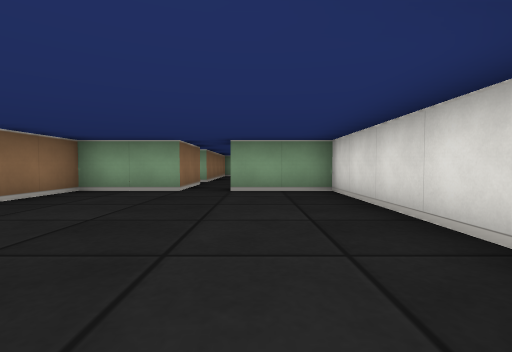
[1] (above)

24 first-person views from a walk through a cub3D ray-caster map. The camera is about half as high as the walls, tilts 2° down and sees 85° across. The floor is counted in squares. Each view is taken from the middle of a square. On the plan, view 1 faces up. The plan holds only what a view shows up to about 9 squares ahead; the rest is blank.

[2]
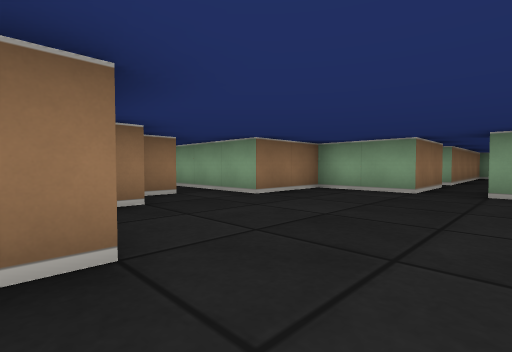

[3]
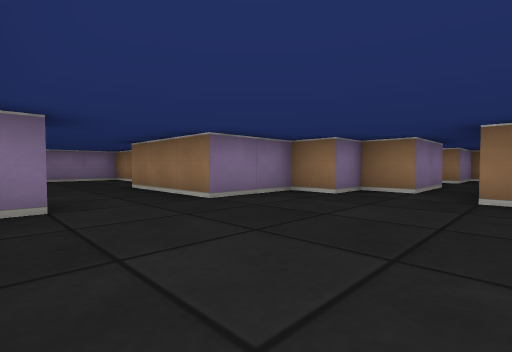

[4]
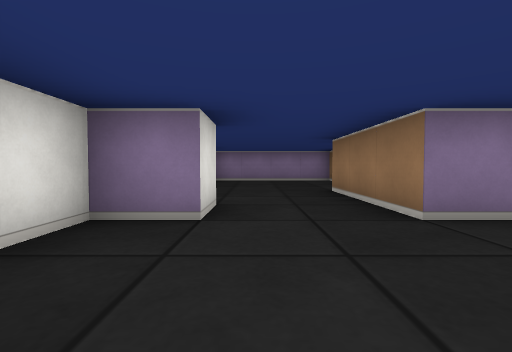

[5]
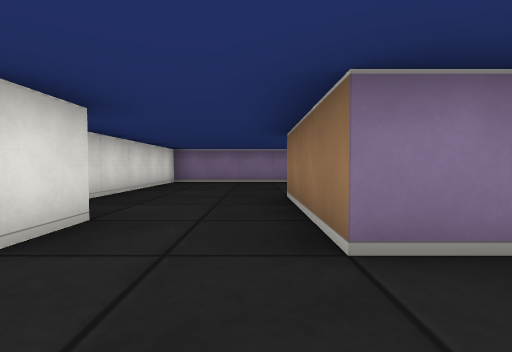

[6]
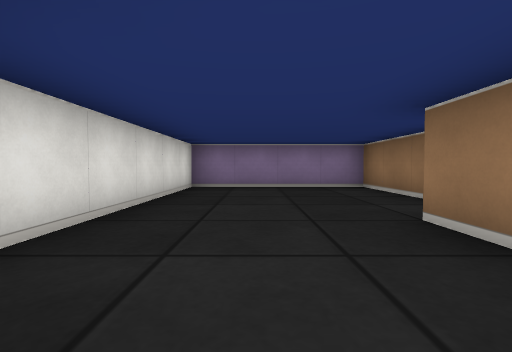

[7]
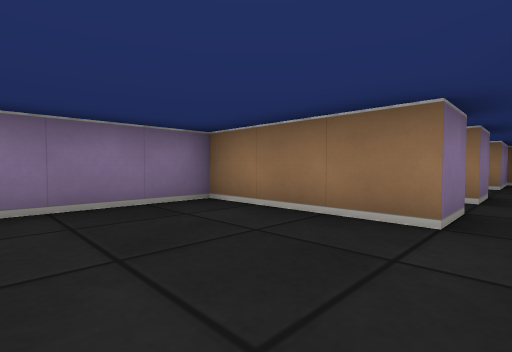

[8]
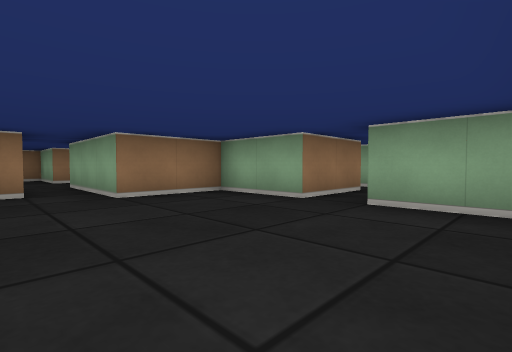

[9]
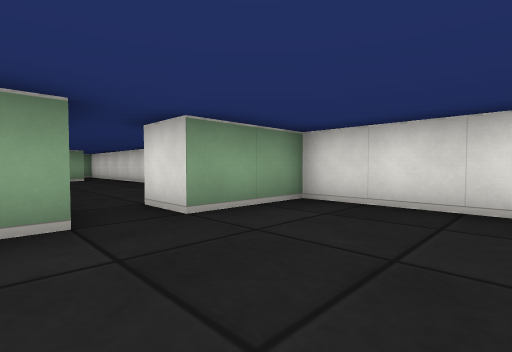

[10]
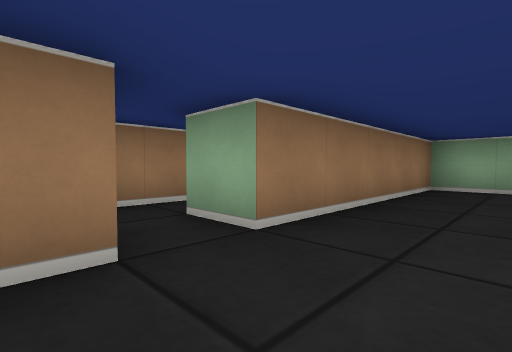

[11]
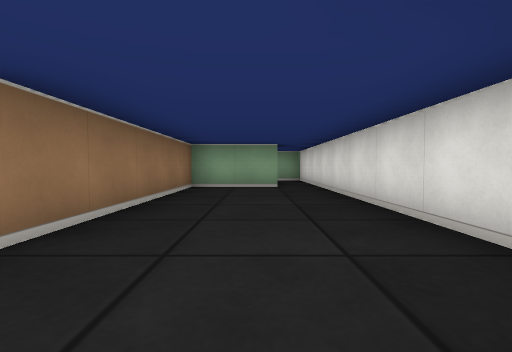

[12]
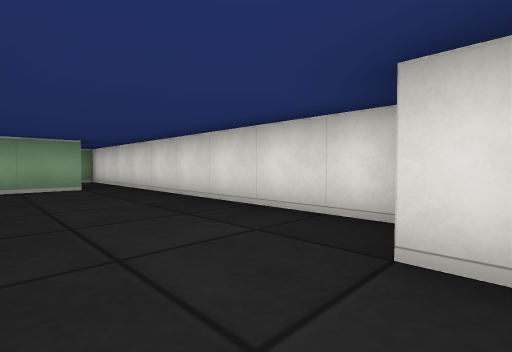

[13]
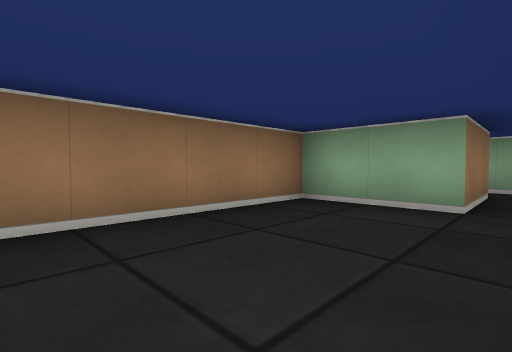

[14]
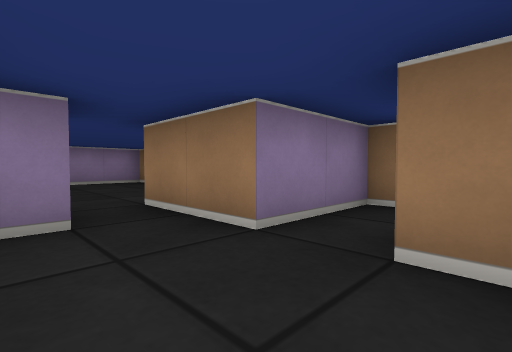

[15]
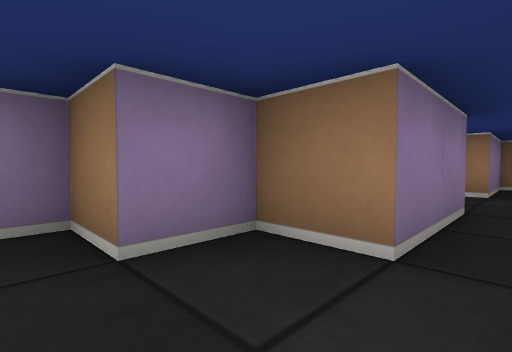

[16]
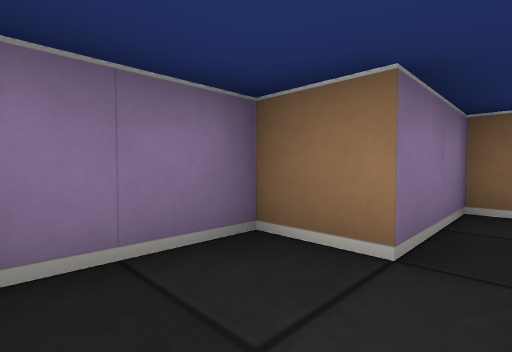

[17]
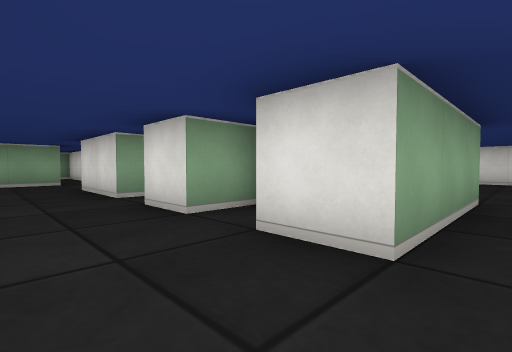

[18]
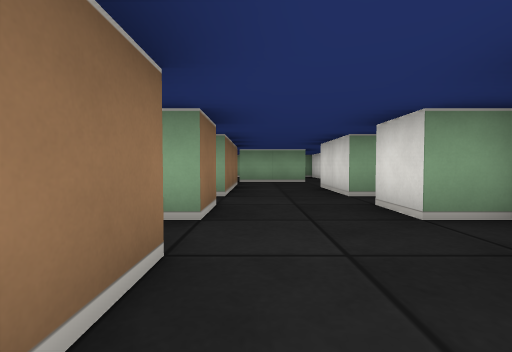

[19]
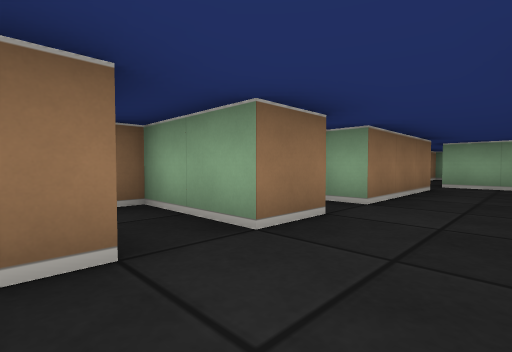

[20]
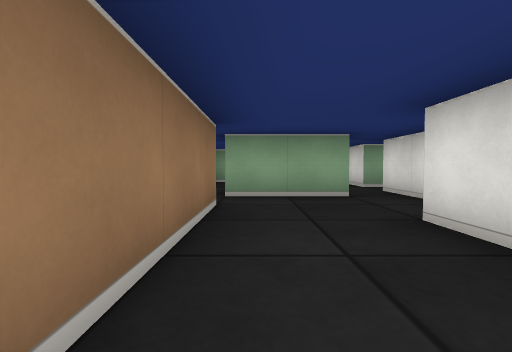

[21]
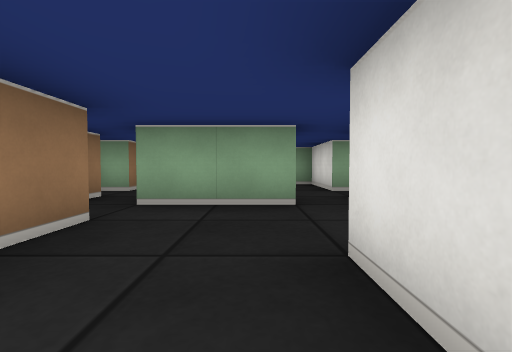

[22]
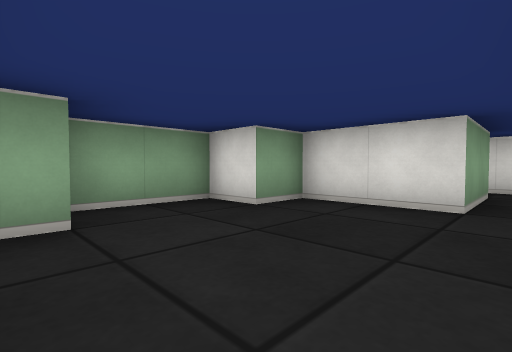

[23]
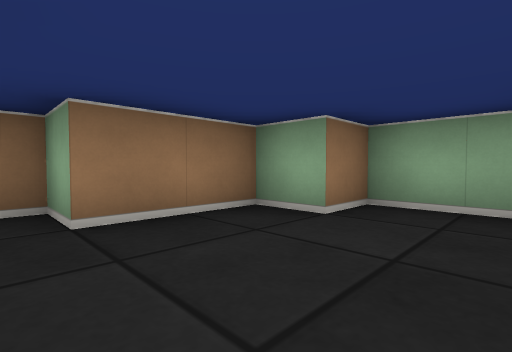

[24]
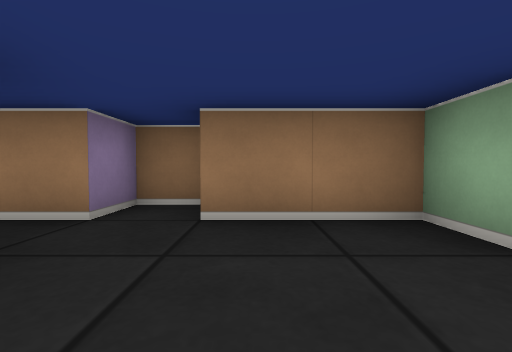

### Floor plan
Points are (right, up) in squares from view 1. A wall is a line through its corners. A room is listed if a view was taken in it or the views show most of it. See-through windows are left out.
Room 1 (views 1, 2, 3, 4, 5, 6, 8, 9, 15)
walls: (-1.5, 5.5) (-3.5, 5.5) (-3.5, 3.5) (-6.5, 3.5); (0.5, -0.5) (0.5, 0.5) (1.5, 0.5) (1.5, 5.5) (-0.5, 5.5); (-6.6, 2.5) (-4.5, 2.5) (-4.5, 1.5) (-3.5, 1.5) (-3.5, 0.5) (-1.5, 0.5) (-1.5, -0.5)
ways out: opening at (-0.5, -1) to room 2; opening at (-1, 6) to room 3; opening at (-6, 3) to room 4
Room 2 (view 7)
walls: (-3.6, -3.5) (-2.5, -3.5) (-2.5, -6.5) (1.5, -6.5) (1.5, -1.6); (-1.5, -0.5) (-1.5, -2.5)
ways out: opening at (-0.5, -1) to room 1; opening at (-3, -3)
Room 3 (views 10, 11, 12, 13, 14)
walls: (1.5, 7.8) (1.5, 15.5); (0.5, 7) (0.5, 7.5); (-2.5, 7.5) (-1.5, 7.5) (-1.5, 5.5); (-0.5, 5.5) (-0.5, 6.5) (0, 6.5); (0.5, 15.5) (0.5, 13.5) (-1.5, 13.5) (-1.5, 8.5) (-2.5, 8.5)
ways out: opening at (-1, 6) to room 1; opening at (-2, 8); opening at (1, 14.5)
Room 4 (views 16, 17, 18)
walls: (-8.5, 3.5) (-10.2, 3.5); (-10.5, 3.2) (-10.5, 2.5) (-8.5, 2.5) (-8.5, 1.5) (-7, 1.5)
ways out: opening at (-6, 3) to room 1; opening at (-7.5, 4) to room 5
Room 5 (view 19)
walls: (-8.5, 4.6) (-8.5, 3.5); (-8.5, 6.5) (-8.5, 5.5) (-10.5, 5.5) (-10.5, 5.1); (-6.5, 3.5) (-6.5, 4.5); (-5.5, 5.5) (-6.5, 5.5) (-6.5, 6.5)
ways out: opening at (-7.5, 4) to room 4; opening at (-7.5, 6) to room 6
Room 6 (views 20, 21)
walls: (-6, 7.5) (-6.5, 7.5) (-6.5, 9.5); (-8.5, 10.5) (-8.5, 7.5) (-9.1, 7.5); (-6.4, 11.5) (-8.5, 11.5)
ways out: opening at (-7.5, 6) to room 5; opening at (-9, 12) to room 7; opening at (-6, 12) to room 7
Room 7 (views 22, 23, 24)
walls: (-5.5, 13.5) (-5.5, 15.5) (-6.5, 15.5) (-6.5, 16.5) (-8.5, 16.5) (-8.5, 15.5) (-9.5, 15.5) (-9.5, 13.5) (-10.5, 13.5) (-10.5, 12.5) (-9.5, 12.5) (-9.5, 11.6); (-5.5, 11.1) (-5.5, 12.5)
ways out: opening at (-9, 12) to room 6; opening at (-6, 12) to room 6; opening at (-5, 13)

Positions as (right, up) in squares from view 1, and headings:
1: (0, 0), facing up
2: (0, 0), facing up-left
3: (1, 4), facing down-left
4: (0, 3), facing down
5: (-1, 2), facing down
6: (0, 0), facing down
7: (0, -3), facing down-left
8: (1, 2), facing up-left
9: (-2, 3), facing up-right
10: (0, 7), facing up-left
11: (0, 7), facing up
12: (-1, 7), facing up-right
13: (1, 10), facing up-left
14: (0, 9), facing down-left
15: (-3, 3), facing down-left
16: (-7, 3), facing down-left
17: (-8, 3), facing up-right
18: (-8, 3), facing up
19: (-7, 4), facing up-left
20: (-8, 7), facing up
21: (-7, 8), facing up
22: (-9, 13), facing up-right
23: (-7, 13), facing up-left
24: (-7, 14), facing left
